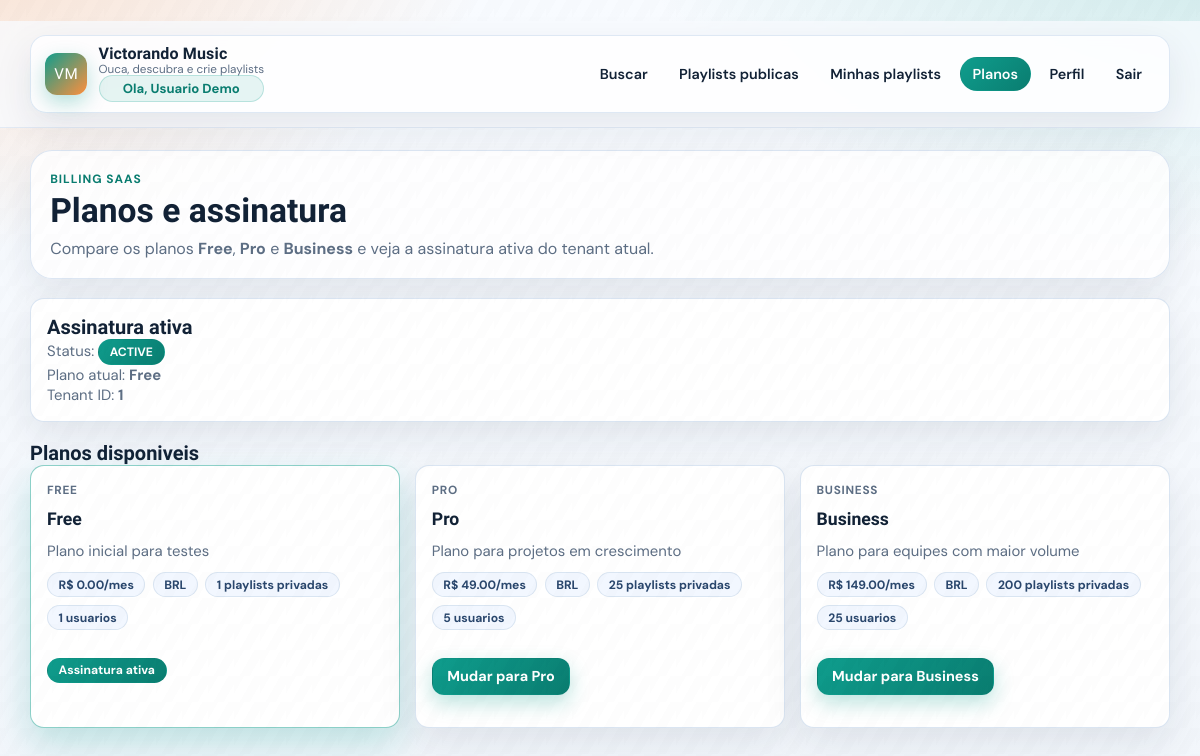
Page /billing/planos (signed in) on the committed database.
### app/models/user.py (models this page shows, shortened)
class User(UserMixin, db.Model):
    __tablename__ = 'usuarios'
    id = db.Column(db.Integer, primary_key=True)
    tenant_id = db.Column(db.Integer, db.ForeignKey('tenants.id'), nullable=False, index=True)
    nome = db.Column(db.String(100), nullable=False)
    email = db.Column(db.String(120), unique=True, nullable=False, index=True)
    senha = db.Column(db.String(255), nullable=False)
    email_verificado_em = db.Column(db.DateTime)
    email_verificacao_token = db.Column(db.String(255), unique=True, index=True)
    reset_senha_token = db.Column(db.String(255), unique=True, index=True)
    reset_senha_expira_em = db.Column(db.DateTime)
    data_criacao = db.Column(db.DateTime, default=datetime.utcnow, nullable=False)
    ativo = db.Column(db.Boolean, default=True)
    playlists = db.relationship('Playlist', backref='usuario', lazy='dynamic', cascade='all, delete-orphan')
    favoritos = db.relationship('Music', secondary='favoritos', backref='usuarios_favoritaram', lazy='dynamic')
    memberships = db.relationship(
        'Membership',
        back_populates='user',
        lazy='dynamic',
        cascade='all, delete-orphan',
    )

### app/models/subscription.py (models this page shows, shortened)
class Subscription(db.Model):
    __tablename__ = 'subscriptions'
    __table_args__ = (
        db.UniqueConstraint('tenant_id', name='uq_subscriptions_tenant'),
    )
    id = db.Column(db.Integer, primary_key=True)
    tenant_id = db.Column(db.Integer, db.ForeignKey('tenants.id'), nullable=False, index=True)
    plan_id = db.Column(db.Integer, db.ForeignKey('plans.id'), nullable=False, index=True)
    status = db.Column(db.String(30), nullable=False, default='inactive')
    stripe_customer_id = db.Column(db.String(120), index=True)
    stripe_subscription_id = db.Column(db.String(120), unique=True, index=True)
    periodo_inicio = db.Column(db.DateTime)
    periodo_fim = db.Column(db.DateTime)
    cancel_at_period_end = db.Column(db.Boolean, nullable=False, default=False)
    data_criacao = db.Column(db.DateTime, nullable=False, default=datetime.utcnow)
    atualizado_em = db.Column(db.DateTime, nullable=False, default=datetime.utcnow, onupdate=datetime.utcnow)
    tenant = db.relationship('Tenant', backref=db.backref('subscription_rel', uselist=False))
    plan = db.relationship('Plan', backref=db.backref('subscriptions', lazy='dynamic'))
    def to_dict(self):
        return {
            'id': self.id,
            'tenant_id': self.tenant_id,
            'plan_id': self.plan_id,
            'status': self.status,
            'stripe_customer_id': self.stripe_customer_id,
            'stripe_subscription_id': self.stripe_subscription_id,
            'periodo_inicio': self.periodo_inicio.isoformat() if self.periodo_inicio else None,
            'periodo_fim': self.periodo_fim.isoformat() if self.periodo_fim else None,
            'cancel_at_period_end': self.cancel_at_period_end,
            'data_criacao': self.data_criacao.isoformat(),
            'atualizado_em': self.atualizado_em.isoformat(),
            'plan': self.plan.to_dict() if self.plan else None,
        }

### app/models/plan.py (models this page shows, shortened)
class Plan(db.Model):
    __tablename__ = 'plans'
    id = db.Column(db.Integer, primary_key=True)
    codigo = db.Column(db.String(50), nullable=False, unique=True, index=True)
    nome = db.Column(db.String(100), nullable=False)
    descricao = db.Column(db.Text)
    preco_mensal_centavos = db.Column(db.Integer, nullable=False, default=0)
    moeda = db.Column(db.String(8), nullable=False, default='brl')
    stripe_price_id = db.Column(db.String(120), unique=True, index=True)
    limite_playlists_privadas = db.Column(db.Integer, nullable=False, default=1)
    limite_usuarios = db.Column(db.Integer, nullable=False, default=1)
    ativo = db.Column(db.Boolean, nullable=False, default=True)
    data_criacao = db.Column(db.DateTime, nullable=False, default=datetime.utcnow)
    def to_dict(self):
        return {
            'id': self.id,
            'codigo': self.codigo,
            'nome': self.nome,
            'descricao': self.descricao,
            'preco_mensal_centavos': self.preco_mensal_centavos,
            'moeda': self.moeda,
            'stripe_price_id': self.stripe_price_id,
            'limite_playlists_privadas': self.limite_playlists_privadas,
            'limite_usuarios': self.limite_usuarios,
            'ativo': self.ativo,
            'data_criacao': self.data_criacao.isoformat(),
        }

### app/views/billing_routes.py (the view)
@billing_bp.route('/planos')
@login_required
def planos():
    planos_resultado = BillingController.listar_planos()
    assinatura_resultado = BillingController.obter_assinatura_tenant(current_user.tenant_id)
    planos = planos_resultado.get('plans', []) if planos_resultado.get('success') else []
    assinatura = assinatura_resultado.get('subscription') if assinatura_resultado.get('success') else None
    if not planos_resultado.get('success'):
        flash(planos_resultado.get('message', 'Erro ao carregar planos'), 'error')
    if not assinatura_resultado.get('success'):
        flash(assinatura_resultado.get('message', 'Erro ao carregar assinatura'), 'error')
    assinatura_plan_id = assinatura.get('plan_id') if assinatura else None
    assinatura_status = assinatura.get('status') if assinatura else 'inactive'
    return render_template(
        'billing_planos.html',
        planos=planos,
        assinatura=assinatura,
        assinatura_plan_id=assinatura_plan_id,
        assinatura_status=assinatura_status,
    )

### app/__init__.py (called while the page is built)
def _build_app_initials(app_name):
    parts = [part[0].upper() for part in app_name.split() if part and part[0].isalnum()]
    return ''.join(parts[:2]) or 'SM'

### app/controllers/billing_controller.py (called while the page is built)
    @staticmethod
    def listar_planos():
        try:
            planos = Plan.query.filter_by(ativo=True).order_by(Plan.preco_mensal_centavos.asc()).all()
            return {'success': True, 'plans': [plano.to_dict() for plano in planos]}
        except Exception as e:
            return {'success': False, 'message': f'Erro ao listar planos: {str(e)}'}

    @staticmethod
    def obter_assinatura_tenant(tenant_id):
        try:
            assinatura = Subscription.query.filter_by(tenant_id=tenant_id).first()
            return {'success': True, 'subscription': assinatura.to_dict() if assinatura else None}
        except Exception as e:
            return {'success': False, 'message': f'Erro ao obter assinatura: {str(e)}'}

### app/extensions.py (called while the page is built, shortened)
def _register_request_observability(app):
    @app.before_request
    def _mark_request_start():
        g._request_start_ts = monotonic()
    @app.after_request
    def _log_request(response):
        start = getattr(g, '_request_start_ts', None)
        if start is None:
            return response
        duration_ms = (monotonic() - start) * 1000
        response.headers['X-Request-Duration-Ms'] = f'{duration_ms:.2f}'
        app.logger.info(
            'request method=%s path=%s status=%s duration_ms=%.2f',
            request.method,
            request.path,
            response.status_code,
            duration_ms,
        )
        return response

def _register_rate_limiting(app):
    @app.before_request
    def _guard_rate_limit():
        if not app.config.get('RATE_LIMIT_ENABLED', True):
            return None
        if not request.path.startswith('/api/'):
            return None

@login_manager.user_loader
def load_user(user_id):
    from app.models import User
    return db.session.get(User, int(user_id))

### app/templates/billing_planos.html (shortened to what this page needs)
{% extends "base.html" %}
{% block content %}
<section class="page-header" data-animate>
  <p class="kicker">Billing SaaS</p>
  <h1 class="page-title">Planos e assinatura</h1>
  <p class="page-subtitle">
    Compare os planos <strong>Free</strong>, <strong>Pro</strong> e <strong>Business</strong>
    e veja a assinatura ativa do tenant atual.
  </p>
</section>
<section class="panel" data-animate>
  <div class="section-head">
    <h2 class="section-title">Assinatura ativa</h2>
  </div>
  {% if assinatura %}
    <p class="meta-line">
      Status:
      <span class="chip {% if assinatura_status in ['active', 'trialing'] %}chip-active{% else %}chip-muted{% endif %}">
        {{ assinatura_status|upper }}
      </span>
    </p>
    <p class="meta-line">Plano atual: <strong>{{ assinatura.plan.nome if assinatura.plan else 'Nao definido' }}</strong></p>
    <p class="meta-line">Tenant ID: <strong>{{ assinatura.tenant_id }}</strong></p>
  {% else %}
    <p class="empty-state">Nenhuma assinatura encontrada para este tenant.</p>
  {% endif %}
</section>
<section data-animate>
  <div class="section-head">
    <h2 class="section-title">Planos disponiveis</h2>
  </div>
  <div class="card-grid">
    {% for plano in planos %}
      <article class="music-card plan-card {% if assinatura_plan_id == plano.id and assinatura_status in ['active', 'trialing'] %}plan-card-active{% endif %}">
        <span class="card-index">{{ plano.codigo|upper }}</span>
        <h3 class="music-title">{{ plano.nome }}</h3>
        <p class="meta-line">{{ plano.descricao or 'Plano sem descricao' }}</p>
        <div class="meta-pills">
          <span class="chip">R$ {{ '%.2f'|format((plano.preco_mensal_centavos or 0) / 100) }}/mes</span>
          <span class="chip">{{ plano.moeda|upper }}</span>
          <span class="chip">{{ plano.limite_playlists_privadas }} playlists privadas</span>
          <span class="chip">{{ plano.limite_usuarios }} usuarios</span>
        </div>
        {% if assinatura_plan_id == plano.id and assinatura_status in ['active', 'trialing'] %}
          <div class="inline-actions">
            <span class="chip chip-active">Assinatura ativa</span>
          </div>
        {% else %}
          <form method="post" action="{{ url_for('billing.trocar_plano') }}" class="inline-actions">
            {% if plano.codigo == 'free' %}
              <button type="submit" class="btn btn-ghost">Mudar para Free</button>
            {% else %}
              <button type="submit" class="btn">Mudar para {{ plano.nome }}</button>
            {% endif %}
          </form>
        {% endif %}
      </article>
    {% endfor %}
  </div>
</section>
{% endblock %}

### app/templates/base.html (shortened to what this page needs)
﻿<!doctype html>
<html lang="pt-BR">
<head>
  <link rel="stylesheet" href="{{ url_for('static', filename='css/style.css') }}">
</head>
<body>
<header class="topbar">
  <div class="topbar-inner" data-animate>
    <a href="{{ url_for('music.index') }}" class="brand">
      <span class="brand-badge">{{ APP_INITIALS }}</span>
      <span class="brand-text">
        <strong>{{ APP_NAME }}</strong>
        <small>Ouca, descubra e crie playlists</small>
        <span class="user-pill brand-text">Ola, {{ current_user.nome }}</span>
      </span>
    </a>
    <nav class="nav-links">
      <a class="nav-link" href="{{ url_for('music.buscar') }}">Buscar</a>
      <a class="nav-link" href="{{ url_for('playlist.publicas') }}">Playlists publicas</a>
      {% if current_user.is_authenticated %}
        <a class="nav-link" href="{{ url_for('playlist.minhas_playlists') }}">Minhas playlists</a>
        <a class="nav-link" href="{{ url_for('billing.planos') }}">Planos</a>
        <a class="nav-link" href="{{ url_for('auth.perfil') }}">Perfil</a>
        <a class="nav-link" href="{{ url_for('auth.logout') }}">Sair</a>
      {% else %}
        <a class="nav-link" href="{{ url_for('auth.login') }}">Entrar</a>
        <a class="nav-link" href="{{ url_for('auth.register') }}">Cadastrar</a>
      {% endif %}
    </nav>
  </div>
</header>
<main class="container">
  <div class="page-content">
    {% block content %}{% endblock %}
  </div>
</main>
</body>
</html>

### rows in the picture
User: nome "Usuario Demo"
Subscription: status "ACTIVE"
Plan: plan "Free", codigo "FREE", nome "Free", descricao "Plano inicial para testes", (plano.preco_mensal_centavosor0)/100 "0.00", moeda "BRL", limite_playlists_privadas "1", limite_usuarios "1", shows "Assinatura ativa"
Plan: codigo "PRO", nome "Pro", descricao "Plano para projetos em crescimento", (plano.preco_mensal_centavosor0)/100 "49.00", moeda "BRL", limite_playlists_privadas "25", limite_usuarios "5"
Plan: codigo "BUSINESS", nome "Business", descricao "Plano para equipes com maior volume", (plano.preco_mensal_centavosor0)/100 "149.00", moeda "BRL", limite_playlists_privadas "200", limite_usuarios "25"

### other values in the picture
{{ APP_INITIALS }} "VM"
{{ APP_NAME }} "Victorando Music"
{{ assinatura.tenant_id }} "1"
